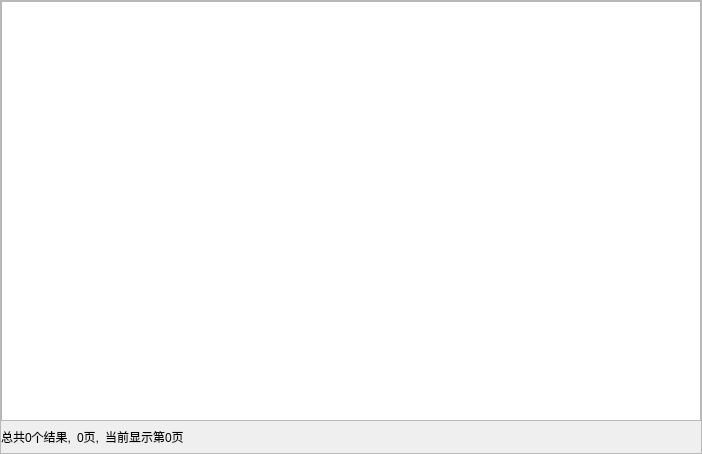
<?xml version="1.0" encoding="UTF-8"?>
<ui version="4.0">
 <class>PagedSqlTableFrame</class>
 <widget class="QFrame" name="PagedSqlTableFrame">
  <property name="geometry">
   <rect>
    <x>0</x>
    <y>0</y>
    <width>702</width>
    <height>454</height>
   </rect>
  </property>
  <property name="windowTitle">
   <string>Frame</string>
  </property>
  <property name="frameShape">
   <enum>QFrame::StyledPanel</enum>
  </property>
  <property name="frameShadow">
   <enum>QFrame::Raised</enum>
  </property>
  <layout class="QGridLayout" name="gridLayout">
   <property name="leftMargin">
    <number>0</number>
   </property>
   <property name="topMargin">
    <number>0</number>
   </property>
   <property name="rightMargin">
    <number>0</number>
   </property>
   <property name="bottomMargin">
    <number>0</number>
   </property>
   <item row="2" column="0">
    <widget class="QFrame" name="frame_pageButtons">
     <property name="frameShape">
      <enum>QFrame::StyledPanel</enum>
     </property>
     <property name="frameShadow">
      <enum>QFrame::Raised</enum>
     </property>
    </widget>
   </item>
   <item row="1" column="0">
    <layout class="QHBoxLayout" name="horizontalLayout">
     <item>
      <widget class="QLabel" name="label_rstCount">
       <property name="text">
        <string>总共0个结果,</string>
       </property>
      </widget>
     </item>
     <item>
      <widget class="QLabel" name="label_pageCount">
       <property name="text">
        <string>0页,</string>
       </property>
      </widget>
     </item>
     <item>
      <widget class="QLabel" name="label_curPage">
       <property name="text">
        <string>当前显示第0页</string>
       </property>
      </widget>
     </item>
     <item>
      <spacer name="horizontalSpacer">
       <property name="orientation">
        <enum>Qt::Horizontal</enum>
       </property>
       <property name="sizeHint" stdset="0">
        <size>
         <width>40</width>
         <height>20</height>
        </size>
       </property>
      </spacer>
     </item>
    </layout>
   </item>
   <item row="0" column="0">
    <widget class="QTreeView" name="treeView">
     <property name="contextMenuPolicy">
      <enum>Qt::CustomContextMenu</enum>
     </property>
     <property name="indentation">
      <number>0</number>
     </property>
    </widget>
   </item>
  </layout>
 </widget>
 <resources/>
 <connections/>
</ui>
